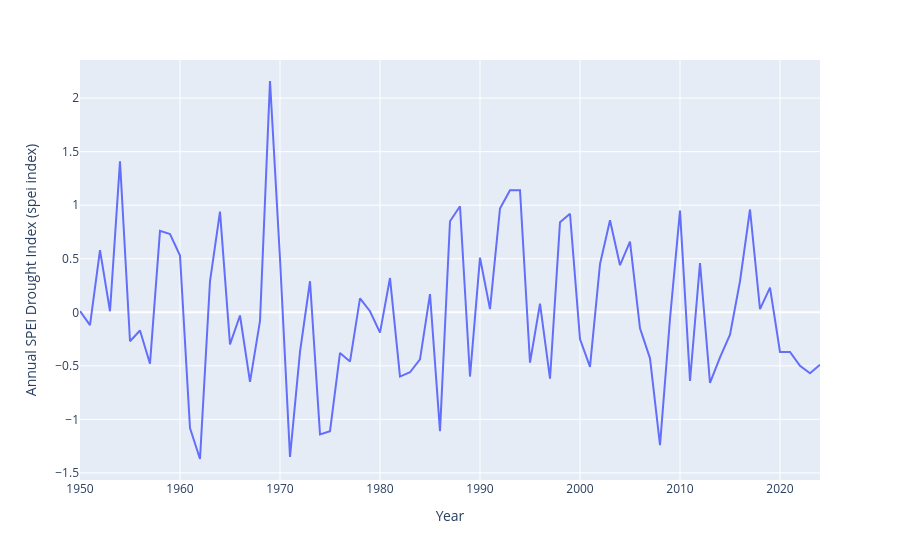
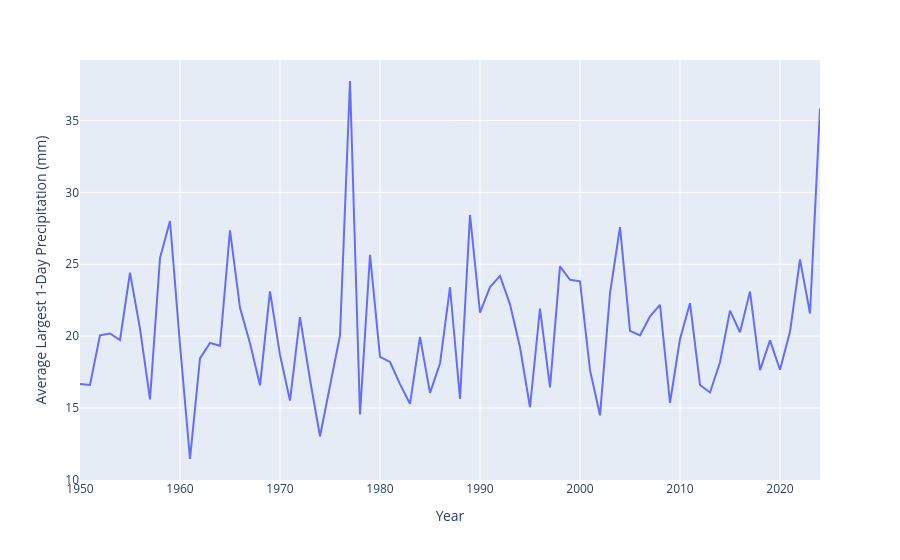
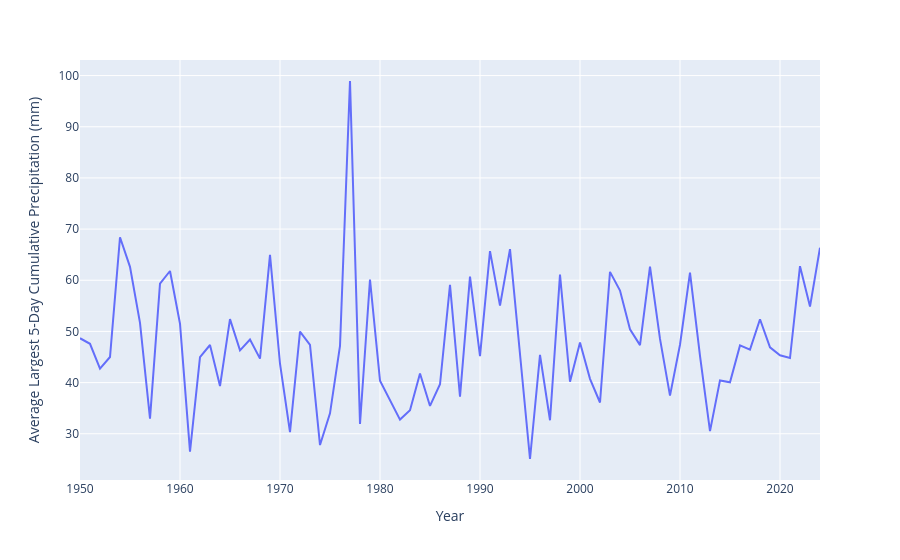
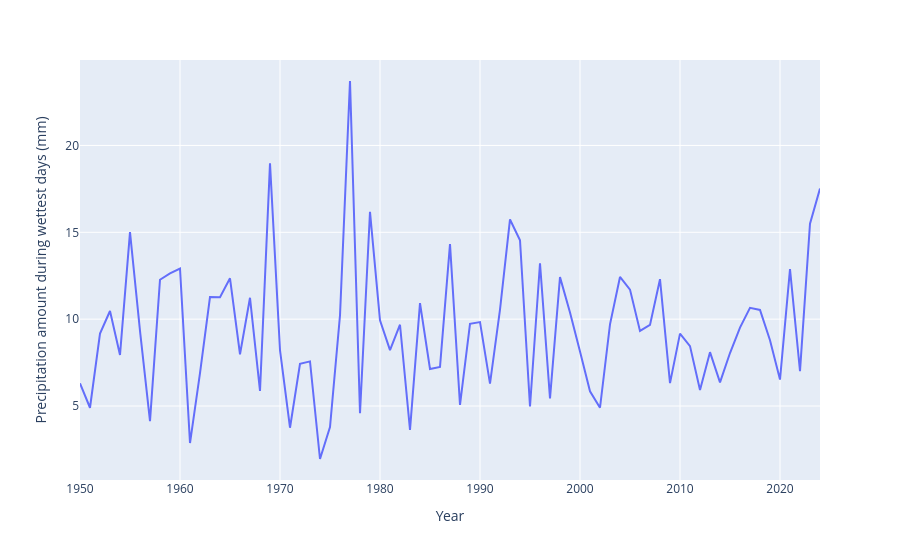

Notebook source saved alongside these figures, in order:
### Code cell
parametrs = [
    'Annual SPEI Drought Index (spei index)',
    'Average Largest 1-Day Precipitation (mm)',
    'Average Largest 5-Day Cumulative Precipitation (mm)',
    'Precipitation amount during wettest days (mm)',
    'Relative Humidity (%)',
    'Temperature-based Excess Mortality (factor)'
]
for d in parametrs:
    fig = px.line(data2, x='Year', y=d)
    fig.show()

### Figure 1 — Plotly figure (JSON) as saved in the notebook; plotly's stock layout.template omitted (floating-point values rounded to 4 significant figures)
{"data": [{"hovertemplate": "Year=%{x}<br>Annual SPEI Drought Index (spei index)=%{y}<extra></extra>", "legendgroup": "", "line": {"color": "#636efa", "dash": "solid"}, "marker": {"symbol": "circle"}, "mode": "lines", "name": "", "orientation": "v", "showlegend": false, "type": "scatter", "x": [1950, 1951, 1952, 1953, 1954, 1955, 1956, 1957, 1958, 1959, 1960, 1961, 1962, 1963, 1964, 1965, 1966, 1967, 1968, 1969, 1970, 1971, 1972, 1973, 1974, 1975, 1976, 1977, 1978, 1979, 1980, 1981, 1982, 1983, 1984, 1985, 1986, 1987, 1988, 1989, 1990, 1991, 1992, 1993, 1994, 1995, 1996, 1997, 1998, 1999, 2000, 2001, 2002, 2003, 2004, 2005, 2006, 2007, 2008, 2009, 2010, 2011, 2012, 2013, 2014, 2015, 2016, 2017, 2018, 2019, 2020, 2021, 2022, 2023, 2024], "xaxis": "x", "y": [0.01095, -0.12, 0.58, 0.01, 1.41, -0.27, -0.17, -0.48, 0.76, 0.73, 0.53, -1.08, -1.37, 0.29, 0.94, -0.3, -0.03, -0.65, -0.08, 2.16, 0.5, -1.35, -0.37, 0.29, -1.14, -1.11, -0.38, -0.46, 0.13, 0.01, -0.19, 0.32, -0.6, -0.56, -0.44, 0.17, -1.11, 0.85, 0.99, -0.6, 0.51, 0.03, 0.97, 1.14, 1.14, -0.47, 0.08, -0.62, 0.84, 0.92, -0.25, -0.51, 0.45, 0.86, 0.44, 0.66, -0.15, -0.43, -1.24, -0.06, 0.95, -0.64, 0.46, -0.66, -0.42, -0.21, 0.29, 0.96, 0.03, 0.23, -0.37, -0.37, -0.5, -0.57, -0.49], "yaxis": "y"}], "layout": {"legend": {"tracegroupgap": 0}, "margin": {"t": 60}, "xaxis": {"anchor": "y", "domain": [0, 1], "title": {"text": "Year"}}, "yaxis": {"anchor": "x", "domain": [0, 1], "title": {"text": "Annual SPEI Drought Index (spei index)"}}}}

### Figure 2 — Plotly figure (JSON) as saved in the notebook; plotly's stock layout.template omitted (floating-point values rounded to 4 significant figures)
{"data": [{"hovertemplate": "Year=%{x}<br>Average Largest 1-Day Precipitation (mm)=%{y}<extra></extra>", "legendgroup": "", "line": {"color": "#636efa", "dash": "solid"}, "marker": {"symbol": "circle"}, "mode": "lines", "name": "", "orientation": "v", "showlegend": false, "type": "scatter", "x": [1950, 1951, 1952, 1953, 1954, 1955, 1956, 1957, 1958, 1959, 1960, 1961, 1962, 1963, 1964, 1965, 1966, 1967, 1968, 1969, 1970, 1971, 1972, 1973, 1974, 1975, 1976, 1977, 1978, 1979, 1980, 1981, 1982, 1983, 1984, 1985, 1986, 1987, 1988, 1989, 1990, 1991, 1992, 1993, 1994, 1995, 1996, 1997, 1998, 1999, 2000, 2001, 2002, 2003, 2004, 2005, 2006, 2007, 2008, 2009, 2010, 2011, 2012, 2013, 2014, 2015, 2016, 2017, 2018, 2019, 2020, 2021, 2022, 2023, 2024], "xaxis": "x", "y": [16.67, 16.6, 20.06, 20.18, 19.73, 24.41, 20.52, 15.6, 25.44, 28.01, 19.39, 11.45, 18.45, 19.52, 19.33, 27.36, 21.97, 19.5, 16.58, 23.11, 18.69, 15.51, 21.32, 16.98, 13.03, 16.64, 20.05, 37.75, 14.55, 25.65, 18.56, 18.2, 16.66, 15.29, 19.95, 16.05, 18.09, 23.4, 15.63, 28.43, 21.64, 23.41, 24.19, 22.21, 19.22, 15.05, 21.92, 16.43, 24.85, 23.92, 23.81, 17.63, 14.49, 22.98, 27.59, 20.37, 20.05, 21.37, 22.17, 15.36, 19.8, 22.29, 16.6, 16.08, 18.18, 21.77, 20.27, 23.1, 17.63, 19.7, 17.66, 20.3, 25.33, 21.58, 35.84], "yaxis": "y"}], "layout": {"legend": {"tracegroupgap": 0}, "margin": {"t": 60}, "xaxis": {"anchor": "y", "domain": [0, 1], "title": {"text": "Year"}}, "yaxis": {"anchor": "x", "domain": [0, 1], "title": {"text": "Average Largest 1-Day Precipitation (mm)"}}}}

### Figure 3 — Plotly figure (JSON) as saved in the notebook; plotly's stock layout.template omitted (floating-point values rounded to 4 significant figures)
{"data": [{"hovertemplate": "Year=%{x}<br>Average Largest 5-Day Cumulative Precipitation (mm)=%{y}<extra></extra>", "legendgroup": "", "line": {"color": "#636efa", "dash": "solid"}, "marker": {"symbol": "circle"}, "mode": "lines", "name": "", "orientation": "v", "showlegend": false, "type": "scatter", "x": [1950, 1951, 1952, 1953, 1954, 1955, 1956, 1957, 1958, 1959, 1960, 1961, 1962, 1963, 1964, 1965, 1966, 1967, 1968, 1969, 1970, 1971, 1972, 1973, 1974, 1975, 1976, 1977, 1978, 1979, 1980, 1981, 1982, 1983, 1984, 1985, 1986, 1987, 1988, 1989, 1990, 1991, 1992, 1993, 1994, 1995, 1996, 1997, 1998, 1999, 2000, 2001, 2002, 2003, 2004, 2005, 2006, 2007, 2008, 2009, 2010, 2011, 2012, 2013, 2014, 2015, 2016, 2017, 2018, 2019, 2020, 2021, 2022, 2023, 2024], "xaxis": "x", "y": [48.67, 47.59, 42.73, 45.01, 68.41, 62.62, 51.67, 32.95, 59.35, 61.81, 51.51, 26.51, 44.99, 47.35, 39.33, 52.41, 46.29, 48.41, 44.69, 64.96, 43.69, 30.34, 49.96, 47.39, 27.8, 33.99, 47.15, 98.94, 31.92, 60.15, 40.38, 36.42, 32.77, 34.6, 41.79, 35.44, 39.67, 59.11, 37.25, 60.7, 45.18, 65.68, 55.03, 66.07, 45.49, 25.07, 45.42, 32.64, 61.09, 40.17, 47.85, 40.73, 36.11, 61.64, 57.98, 50.43, 47.32, 62.65, 48.53, 37.45, 47.4, 61.49, 45.2, 30.52, 40.43, 40.06, 47.27, 46.44, 52.38, 46.89, 45.35, 44.81, 62.76, 54.86, 66.35], "yaxis": "y"}], "layout": {"legend": {"tracegroupgap": 0}, "margin": {"t": 60}, "xaxis": {"anchor": "y", "domain": [0, 1], "title": {"text": "Year"}}, "yaxis": {"anchor": "x", "domain": [0, 1], "title": {"text": "Average Largest 5-Day Cumulative Precipitation (mm)"}}}}

### Figure 4 — Plotly figure (JSON) as saved in the notebook; plotly's stock layout.template omitted (floating-point values rounded to 4 significant figures)
{"data": [{"hovertemplate": "Year=%{x}<br>Precipitation amount during wettest days (mm)=%{y}<extra></extra>", "legendgroup": "", "line": {"color": "#636efa", "dash": "solid"}, "marker": {"symbol": "circle"}, "mode": "lines", "name": "", "orientation": "v", "showlegend": false, "type": "scatter", "x": [1950, 1951, 1952, 1953, 1954, 1955, 1956, 1957, 1958, 1959, 1960, 1961, 1962, 1963, 1964, 1965, 1966, 1967, 1968, 1969, 1970, 1971, 1972, 1973, 1974, 1975, 1976, 1977, 1978, 1979, 1980, 1981, 1982, 1983, 1984, 1985, 1986, 1987, 1988, 1989, 1990, 1991, 1992, 1993, 1994, 1995, 1996, 1997, 1998, 1999, 2000, 2001, 2002, 2003, 2004, 2005, 2006, 2007, 2008, 2009, 2010, 2011, 2012, 2013, 2014, 2015, 2016, 2017, 2018, 2019, 2020, 2021, 2022, 2023, 2024], "xaxis": "x", "y": [6.31, 4.9, 9.17, 10.47, 7.94, 15.01, 9.32, 4.13, 12.27, 12.63, 12.91, 2.87, 6.89, 11.27, 11.26, 12.35, 7.98, 11.23, 5.87, 18.97, 8.22, 3.75, 7.43, 7.57, 1.95, 3.79, 10.22, 23.71, 4.59, 16.18, 9.93, 8.22, 9.68, 3.63, 10.92, 7.13, 7.25, 14.32, 5.06, 9.73, 9.83, 6.29, 10.55, 15.74, 14.54, 4.97, 13.22, 5.44, 12.42, 10.38, 8.14, 5.85, 4.9, 9.7, 12.43, 11.7, 9.32, 9.67, 12.3, 6.32, 9.17, 8.45, 5.92, 8.1, 6.36, 8.05, 9.51, 10.65, 10.53, 8.79, 6.52, 12.88, 7.01, 15.49, 17.52], "yaxis": "y"}], "layout": {"legend": {"tracegroupgap": 0}, "margin": {"t": 60}, "xaxis": {"anchor": "y", "domain": [0, 1], "title": {"text": "Year"}}, "yaxis": {"anchor": "x", "domain": [0, 1], "title": {"text": "Precipitation amount during wettest days (mm)"}}}}
